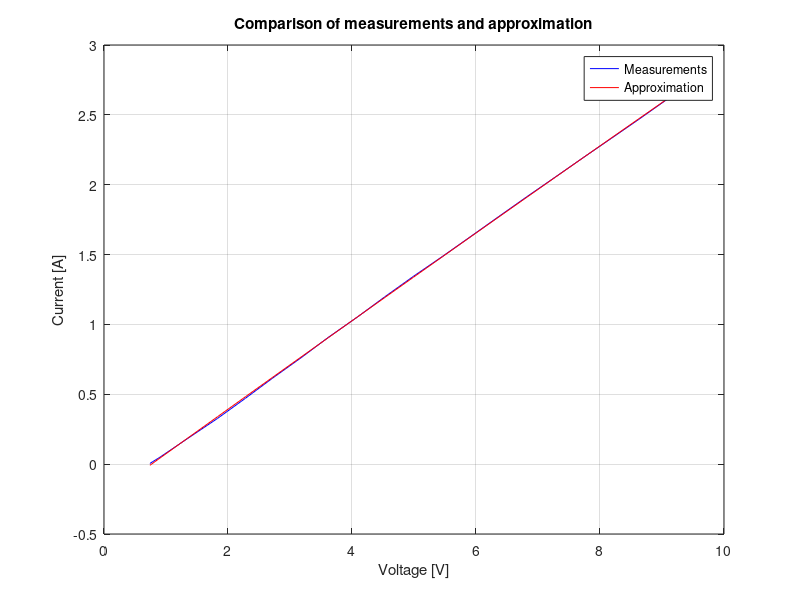

The MATLAB source for this figure: (Note: this script raises an error after producing the figure.)
%% Parameters for magnetic levitation

%% Model parameters
model.m=0.058;              % [kg]               % mass of ball
model.g=9.81;

%% Time constant and amplification of coil
model.T=0.0249;
model.k=2.8964/11.45;
model.uc=0;

%% Parameters for distance sensor
sensor.V=[9.22, 8.95, 8.57, 8.21, 7.83, 7.38,...
    6.86, 6.29, 5.67, 4.97, 4.25, 3.5, 2.67,...
    1.76, 0.79, -0.19, -1.21, -2.22, -3.18,...
    -4.1, -4.97, -5.72, -6.4, -6.98, -7.5, -7.94,...
    -8.3, -8.59, -8.82, -8.97, -9.07, -9.13, -9.15,...
    -9.16];                 % [V]                % measured voltage
sensor.d=(0:33)*0.7e-3;     % [m]                % distance from coil

%% Voltage to current characteristic
VIchar.V=[0.74, 0.9, 1.35, 1.83, 2.28,...
    2.72, 3.18, 3.62, 4.09, 4.53, 4.99,...
    5.46, 5.92, 6.37, 6.82, 7.28, 7.73,...
    8.18, 8.62, 9.05, 9.37];
VIchar.I=[0.005, 0.049, 0.184, 0.327, 0.471,...
    0.616, 0.762, 0.908, 1.054, 1.198, 1.344,...
    1.487, 1.631, 1.773, 1.914, 2.055, 2.194,...
    2.331, 2.466, 2.601, 2.703];
VIchar.coefs=polyfit(VIchar.V,VIchar.I,2);

figure;
plot(VIchar.V,VIchar.I,'b',VIchar.V,polyval(VIchar.coefs,VIchar.V),'r');
xlabel('Voltage [V]');
ylabel('Current [A]');
title('Comparison of measurements and approximation');
grid on;
legend('Measurements','Approximation');

%% Distance to inductance characteristic
DLchar.d=sensor.d;
DLchar.L=[118.3, 118.3, 116.6, 114.9, 113.3,...
    112.0, 110.9, 109.9, 109.1, 108.3, 107.6,...
    107.1, 106.5, 106.0, 105.6, 105.2, 104.8,...
    104.5, 104.2, 104.0, 103.7, 103.5, 103.3,...
    103.1, 103.0, 102.8, 102.7, 102.6, 102.5,...
    102.4, 102.3, 102.2, 102.1, 102.1]/1e3;
DLchar.L0=101.5/1e3;
DLchar.coefs=fit(DLchar.d(2:end)',(DLchar.L(2:end)-DLchar.L0)','exp1');

figure;
plot(DLchar.d(2:end),DLchar.L(2:end),'b',DLchar.d(2:end),DLchar.L0+DLchar.coefs.a*exp(DLchar.coefs.b*DLchar.d(2:end)),'r');
xlabel('Distance [m]');
ylabel('Inductance [H]');
title('Comparison of calculated and measured inductance');
grid on;
legend('Measured','Calculated');

DLchar.dL=DLchar.coefs.a*DLchar.coefs.b*exp(DLchar.coefs.b*DLchar.d(2:end));

figure;
plot(DLchar.d(2:end),DLchar.dL,'b');
xlabel('Distance [m]');
ylabel('Inductance derivative [H/m]');
title('Calculated derivative');
grid on;